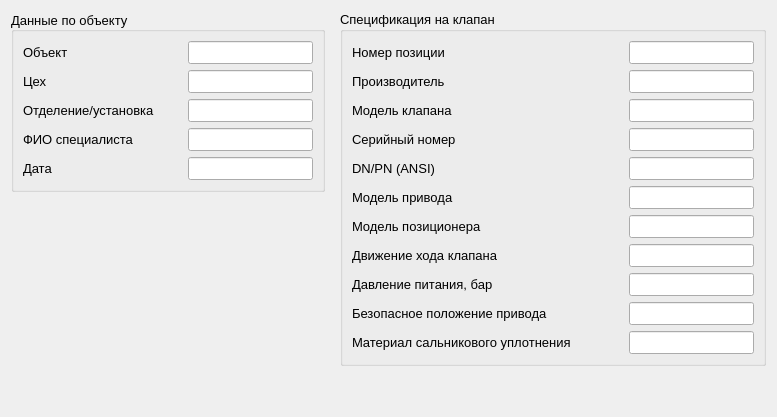
          <widget class="QWidget" name="tab_info">
           <attribute name="title">
            <string>Общие данные</string>
           </attribute>
           <layout class="QHBoxLayout" name="horizontalLayout_8">
            <property name="spacing">
             <number>15</number>
            </property>
            <item>
             <layout class="QVBoxLayout" name="verticalLayout_reportGenerationGeneral">
              <item>
               <widget class="QGroupBox" name="groupBox_reportGenerationGeneral_objectData">
                <property name="sizePolicy">
                 <sizepolicy hsizetype="Expanding" vsizetype="Maximum">
                  <horstretch>2</horstretch>
                  <verstretch>0</verstretch>
                 </sizepolicy>
                </property>
                <property name="font">
                 <font>
                  <family>Segoe UI</family>
                  <pointsize>10</pointsize>
                 </font>
                </property>
                <property name="title">
                 <string>Данные по объекту</string>
                </property>
                <property name="alignment">
                 <set>Qt::AlignmentFlag::AlignLeading|Qt::AlignmentFlag::AlignLeft|Qt::AlignmentFlag::AlignVCenter</set>
                </property>
                <layout class="QVBoxLayout" name="verticalLayout_37">
                 <item>
                  <layout class="QHBoxLayout" name="horizontalLayout_object">
                   <property name="spacing">
                    <number>15</number>
                   </property>
                   <item>
                    <widget class="QLabel" name="label_object">
                     <property name="sizePolicy">
                      <sizepolicy hsizetype="Expanding" vsizetype="Preferred">
                       <horstretch>0</horstretch>
                       <verstretch>0</verstretch>
                      </sizepolicy>
                     </property>
                     <property name="minimumSize">
                      <size>
                       <width>150</width>
                       <height>0</height>
                      </size>
                     </property>
                     <property name="text">
                      <string>Объект</string>
                     </property>
                    </widget>
                   </item>
                   <item>
                    <widget class="QLineEdit" name="lineEdit_object">
                     <property name="sizePolicy">
                      <sizepolicy hsizetype="Expanding" vsizetype="Fixed">
                       <horstretch>0</horstretch>
                       <verstretch>0</verstretch>
                      </sizepolicy>
                     </property>
                     <property name="readOnly">
                      <bool>true</bool>
                     </property>
                     <property name="clearButtonEnabled">
                      <bool>false</bool>
                     </property>
                    </widget>
                   </item>
                  </layout>
                 </item>
                 <item>
                  <layout class="QHBoxLayout" name="horizontalLayout_manufacture">
                   <property name="spacing">
                    <number>15</number>
                   </property>
                   <item>
                    <widget class="QLabel" name="label_manufacture">
                     <property name="sizePolicy">
                      <sizepolicy hsizetype="Expanding" vsizetype="Preferred">
                       <horstretch>0</horstretch>
                       <verstretch>0</verstretch>
                      </sizepolicy>
                     </property>
                     <property name="minimumSize">
                      <size>
                       <width>150</width>
                       <height>0</height>
                      </size>
                     </property>
                     <property name="text">
                      <string>Цех</string>
                     </property>
                    </widget>
                   </item>
                   <item>
                    <widget class="QLineEdit" name="lineEdit_manufacture">
                     <property name="sizePolicy">
                      <sizepolicy hsizetype="Expanding" vsizetype="Fixed">
                       <horstretch>0</horstretch>
                       <verstretch>0</verstretch>
                      </sizepolicy>
                     </property>
                     <property name="readOnly">
                      <bool>true</bool>
                     </property>
                     <property name="clearButtonEnabled">
                      <bool>false</bool>
                     </property>
                    </widget>
                   </item>
                  </layout>
                 </item>
                 <item>
                  <layout class="QHBoxLayout" name="horizontalLayout_department">
                   <property name="spacing">
                    <number>15</number>
                   </property>
                   <item>
                    <widget class="QLabel" name="label_department">
                     <property name="sizePolicy">
                      <sizepolicy hsizetype="Expanding" vsizetype="Preferred">
                       <horstretch>0</horstretch>
                       <verstretch>0</verstretch>
                      </sizepolicy>
                     </property>
                     <property name="minimumSize">
                      <size>
                       <width>150</width>
                       <height>0</height>
                      </size>
                     </property>
                     <property name="text">
                      <string>Отделение/установка</string>
                     </property>
                    </widget>
                   </item>
                   <item>
                    <widget class="QLineEdit" name="lineEdit_department">
                     <property name="sizePolicy">
                      <sizepolicy hsizetype="Expanding" vsizetype="Fixed">
                       <horstretch>0</horstretch>
                       <verstretch>0</verstretch>
                      </sizepolicy>
                     </property>
                     <property name="readOnly">
                      <bool>true</bool>
                     </property>
                     <property name="clearButtonEnabled">
                      <bool>false</bool>
                     </property>
                    </widget>
                   </item>
                  </layout>
                 </item>
                 <item>
                  <layout class="QHBoxLayout" name="horizontalLayout_FIO">
                   <property name="spacing">
                    <number>15</number>
                   </property>
                   <item>
                    <widget class="QLabel" name="label_FIO">
                     <property name="sizePolicy">
                      <sizepolicy hsizetype="Expanding" vsizetype="Preferred">
                       <horstretch>0</horstretch>
                       <verstretch>0</verstretch>
                      </sizepolicy>
                     </property>
                     <property name="minimumSize">
                      <size>
                       <width>150</width>
                       <height>0</height>
                      </size>
                     </property>
                     <property name="text">
                      <string>ФИО специалиста</string>
                     </property>
                    </widget>
                   </item>
                   <item>
                    <widget class="QLineEdit" name="lineEdit_FIO">
                     <property name="sizePolicy">
                      <sizepolicy hsizetype="Expanding" vsizetype="Fixed">
                       <horstretch>0</horstretch>
                       <verstretch>0</verstretch>
                      </sizepolicy>
                     </property>
                     <property name="readOnly">
                      <bool>true</bool>
                     </property>
                     <property name="clearButtonEnabled">
                      <bool>false</bool>
                     </property>
                    </widget>
                   </item>
                  </layout>
                 </item>
                 <item>
                  <layout class="QHBoxLayout" name="horizontalLayout_date">
                   <property name="spacing">
                    <number>15</number>
                   </property>
                   <item>
                    <widget class="QLabel" name="label_date">
                     <property name="sizePolicy">
                      <sizepolicy hsizetype="Expanding" vsizetype="Preferred">
                       <horstretch>0</horstretch>
                       <verstretch>0</verstretch>
                      </sizepolicy>
                     </property>
                     <property name="minimumSize">
                      <size>
                       <width>150</width>
                       <height>0</height>
                      </size>
                     </property>
                     <property name="text">
                      <string>Дата</string>
                     </property>
                    </widget>
                   </item>
                   <item>
                    <widget class="QLineEdit" name="lineEdit_date">
                     <property name="sizePolicy">
                      <sizepolicy hsizetype="Expanding" vsizetype="Fixed">
                       <horstretch>0</horstretch>
                       <verstretch>0</verstretch>
                      </sizepolicy>
                     </property>
                     <property name="readOnly">
                      <bool>true</bool>
                     </property>
                     <property name="clearButtonEnabled">
                      <bool>false</bool>
                     </property>
                    </widget>
                   </item>
                  </layout>
                 </item>
                </layout>
               </widget>
              </item>
              <item>
               <spacer name="verticalSpacer_objectData">
                <property name="orientation">
                 <enum>Qt::Orientation::Vertical</enum>
                </property>
                <property name="sizeHint" stdset="0">
                 <size>
                  <width>20</width>
                  <height>40</height>
                 </size>
                </property>
               </spacer>
              </item>
             </layout>
            </item>
            <item>
             <layout class="QVBoxLayout" name="verticalLayout_valveSpecification">
              <item>
               <widget class="QGroupBox" name="groupBox_reportGenerationGeneral_valveSpecification">
                <property name="sizePolicy">
                 <sizepolicy hsizetype="Expanding" vsizetype="Maximum">
                  <horstretch>0</horstretch>
                  <verstretch>0</verstretch>
                 </sizepolicy>
                </property>
                <property name="font">
                 <font>
                  <family>Segoe UI</family>
                  <pointsize>10</pointsize>
                 </font>
                </property>
                <property name="title">
                 <string>Спецификация на клапан</string>
                </property>
                <layout class="QVBoxLayout" name="verticalLayout_9">
                 <item>
                  <layout class="QHBoxLayout" name="horizontalLayout_position">
                   <property name="spacing">
                    <number>15</number>
                   </property>
                   <item>
                    <widget class="QLabel" name="label_positionNumber">
                     <property name="sizePolicy">
                      <sizepolicy hsizetype="Expanding" vsizetype="Maximum">
                       <horstretch>0</horstretch>
                       <verstretch>0</verstretch>
                      </sizepolicy>
                     </property>
                     <property name="minimumSize">
                      <size>
                       <width>262</width>
                       <height>0</height>
                      </size>
                     </property>
                     <property name="text">
                      <string>Номер позиции</string>
                     </property>
                    </widget>
                   </item>
                   <item>
                    <widget class="QLineEdit" name="lineEdit_positionNumber">
                     <property name="sizePolicy">
                      <sizepolicy hsizetype="Expanding" vsizetype="Fixed">
                       <horstretch>0</horstretch>
                       <verstretch>0</verstretch>
                      </sizepolicy>
                     </property>
                     <property name="readOnly">
                      <bool>true</bool>
                     </property>
                     <property name="clearButtonEnabled">
                      <bool>false</bool>
                     </property>
                    </widget>
                   </item>
                  </layout>
                 </item>
                 <item>
                  <layout class="QHBoxLayout" name="horizontalLayout_manufacturer">
                   <property name="spacing">
                    <number>15</number>
                   </property>
                   <item>
                    <widget class="QLabel" name="label_manufacturer">
                     <property name="sizePolicy">
                      <sizepolicy hsizetype="Expanding" vsizetype="Maximum">
                       <horstretch>0</horstretch>
                       <verstretch>0</verstretch>
                      </sizepolicy>
                     </property>
                     <property name="minimumSize">
                      <size>
                       <width>262</width>
                       <height>0</height>
                      </size>
                     </property>
                     <property name="text">
                      <string>Производитель</string>
                     </property>
                    </widget>
                   </item>
                   <item>
                    <widget class="QLineEdit" name="lineEdit_manufacturer">
                     <property name="sizePolicy">
                      <sizepolicy hsizetype="Expanding" vsizetype="Maximum">
                       <horstretch>0</horstretch>
                       <verstretch>0</verstretch>
                      </sizepolicy>
                     </property>
                     <property name="readOnly">
                      <bool>true</bool>
                     </property>
                     <property name="clearButtonEnabled">
                      <bool>false</bool>
                     </property>
                    </widget>
                   </item>
                  </layout>
                 </item>
                 <item>
                  <layout class="QHBoxLayout" name="horizontalLayout_valveModel">
                   <property name="spacing">
                    <number>15</number>
                   </property>
                   <item>
                    <widget class="QLabel" name="label_valveModel">
                     <property name="sizePolicy">
                      <sizepolicy hsizetype="Expanding" vsizetype="Maximum">
                       <horstretch>0</horstretch>
                       <verstretch>0</verstretch>
                      </sizepolicy>
                     </property>
                     <property name="minimumSize">
                      <size>
                       <width>262</width>
                       <height>0</height>
                      </size>
                     </property>
                     <property name="text">
                      <string>Модель клапана</string>
                     </property>
                    </widget>
                   </item>
                   <item>
                    <widget class="QLineEdit" name="lineEdit_valveModel">
                     <property name="sizePolicy">
                      <sizepolicy hsizetype="Expanding" vsizetype="Fixed">
                       <horstretch>0</horstretch>
                       <verstretch>0</verstretch>
                      </sizepolicy>
                     </property>
                     <property name="readOnly">
                      <bool>true</bool>
                     </property>
                     <property name="clearButtonEnabled">
                      <bool>false</bool>
                     </property>
                    </widget>
                   </item>
                  </layout>
                 </item>
                 <item>
                  <layout class="QHBoxLayout" name="horizontalLayout_serial">
                   <property name="spacing">
                    <number>15</number>
                   </property>
                   <item>
                    <widget class="QLabel" name="label_serialNumber">
                     <property name="sizePolicy">
                      <sizepolicy hsizetype="Expanding" vsizetype="Maximum">
                       <horstretch>0</horstretch>
                       <verstretch>0</verstretch>
                      </sizepolicy>
                     </property>
                     <property name="minimumSize">
                      <size>
                       <width>262</width>
                       <height>0</height>
                      </size>
                     </property>
                     <property name="text">
                      <string>Серийный номер</string>
                     </property>
                    </widget>
                   </item>
                   <item>
                    <widget class="QLineEdit" name="lineEdit_serialNumber">
                     <property name="sizePolicy">
                      <sizepolicy hsizetype="Expanding" vsizetype="Fixed">
                       <horstretch>0</horstretch>
                       <verstretch>0</verstretch>
                      </sizepolicy>
                     </property>
                     <property name="readOnly">
                      <bool>true</bool>
                     </property>
                     <property name="clearButtonEnabled">
                      <bool>false</bool>
                     </property>
                    </widget>
                   </item>
                  </layout>
                 </item>
                 <item>
                  <layout class="QHBoxLayout" name="horizontalLayout_DNPN">
                   <property name="spacing">
                    <number>15</number>
                   </property>
                   <item>
                    <widget class="QLabel" name="label_DNPN">
                     <property name="sizePolicy">
                      <sizepolicy hsizetype="Expanding" vsizetype="Maximum">
                       <horstretch>0</horstretch>
                       <verstretch>0</verstretch>
                      </sizepolicy>
                     </property>
                     <property name="minimumSize">
                      <size>
                       <width>262</width>
                       <height>0</height>
                      </size>
                     </property>
                     <property name="text">
                      <string>DN/PN (ANSI)</string>
                     </property>
                    </widget>
                   </item>
                   <item>
                    <widget class="QLineEdit" name="lineEdit_DNPN">
                     <property name="sizePolicy">
                      <sizepolicy hsizetype="Expanding" vsizetype="Fixed">
                       <horstretch>0</horstretch>
                       <verstretch>0</verstretch>
                      </sizepolicy>
                     </property>
                     <property name="text">
                      <string/>
                     </property>
                     <property name="readOnly">
                      <bool>true</bool>
                     </property>
                     <property name="clearButtonEnabled">
                      <bool>false</bool>
                     </property>
                    </widget>
                   </item>
                  </layout>
                 </item>
                 <item>
                  <layout class="QHBoxLayout" name="horizontalLayout_modelDrive">
                   <property name="spacing">
                    <number>15</number>
                   </property>
                   <item>
                    <widget class="QLabel" name="label_driveModel">
                     <property name="sizePolicy">
                      <sizepolicy hsizetype="Expanding" vsizetype="Maximum">
                       <horstretch>0</horstretch>
                       <verstretch>0</verstretch>
                      </sizepolicy>
                     </property>
                     <property name="minimumSize">
                      <size>
                       <width>262</width>
                       <height>0</height>
                      </size>
                     </property>
                     <property name="text">
                      <string>Модель привода</string>
                     </property>
                    </widget>
                   </item>
                   <item>
                    <widget class="QLineEdit" name="lineEdit_driveModel">
                     <property name="sizePolicy">
                      <sizepolicy hsizetype="Expanding" vsizetype="Fixed">
                       <horstretch>0</horstretch>
                       <verstretch>0</verstretch>
                      </sizepolicy>
                     </property>
                     <property name="readOnly">
                      <bool>true</bool>
                     </property>
                     <property name="clearButtonEnabled">
                      <bool>false</bool>
                     </property>
                    </widget>
                   </item>
                  </layout>
                 </item>
                 <item>
                  <layout class="QHBoxLayout" name="horizontalLayout_positioner">
                   <property name="spacing">
                    <number>15</number>
                   </property>
                   <item>
                    <widget class="QLabel" name="label_positionerModel">
                     <property name="sizePolicy">
                      <sizepolicy hsizetype="Expanding" vsizetype="Maximum">
                       <horstretch>0</horstretch>
                       <verstretch>0</verstretch>
                      </sizepolicy>
                     </property>
                     <property name="minimumSize">
                      <size>
                       <width>262</width>
                       <height>0</height>
                      </size>
                     </property>
                     <property name="text">
                      <string>Модель позиционера</string>
                     </property>
                    </widget>
                   </item>
                   <item>
                    <widget class="QLineEdit" name="lineEdit_positionerModel">
                     <property name="sizePolicy">
                      <sizepolicy hsizetype="Expanding" vsizetype="Fixed">
                       <horstretch>0</horstretch>
                       <verstretch>0</verstretch>
                      </sizepolicy>
                     </property>
                     <property name="readOnly">
                      <bool>true</bool>
                     </property>
                     <property name="clearButtonEnabled">
                      <bool>false</bool>
                     </property>
                    </widget>
                   </item>
                  </layout>
                 </item>
                 <item>
                  <layout class="QHBoxLayout" name="horizontalLayout_movement">
                   <property name="spacing">
                    <number>15</number>
                   </property>
                   <item>
                    <widget class="QLabel" name="label_strokeMovement">
                     <property name="sizePolicy">
                      <sizepolicy hsizetype="Expanding" vsizetype="Maximum">
                       <horstretch>0</horstretch>
                       <verstretch>0</verstretch>
                      </sizepolicy>
                     </property>
                     <property name="minimumSize">
                      <size>
                       <width>262</width>
                       <height>0</height>
                      </size>
                     </property>
                     <property name="text">
                      <string>Движение хода клапана</string>
                     </property>
                    </widget>
                   </item>
                   <item>
                    <widget class="QLineEdit" name="lineEdit_strokeMovement">
                     <property name="sizePolicy">
                      <sizepolicy hsizetype="Expanding" vsizetype="Fixed">
                       <horstretch>0</horstretch>
                       <verstretch>0</verstretch>
                      </sizepolicy>
                     </property>
                     <property name="readOnly">
                      <bool>true</bool>
                     </property>
                     <property name="clearButtonEnabled">
                      <bool>false</bool>
                     </property>
                    </widget>
                   </item>
                  </layout>
                 </item>
                 <item>
                  <layout class="QHBoxLayout" name="horizontalLayout_pressure">
                   <property name="spacing">
                    <number>15</number>
                   </property>
                   <item>
                    <widget class="QLabel" name="label_pressure">
                     <property name="sizePolicy">
                      <sizepolicy hsizetype="Expanding" vsizetype="Maximum">
                       <horstretch>0</horstretch>
                       <verstretch>0</verstretch>
                      </sizepolicy>
                     </property>
                     <property name="minimumSize">
                      <size>
                       <width>262</width>
                       <height>0</height>
                      </size>
                     </property>
                     <property name="text">
                      <string>Давление питания, бар</string>
                     </property>
                    </widget>
                   </item>
                   <item>
                    <widget class="QLineEdit" name="lineEdit_supplyPressure">
                     <property name="sizePolicy">
                      <sizepolicy hsizetype="Expanding" vsizetype="Fixed">
                       <horstretch>0</horstretch>
                       <verstretch>0</verstretch>
                      </sizepolicy>
                     </property>
                     <property name="readOnly">
                      <bool>false</bool>
                     </property>
                     <property name="clearButtonEnabled">
                      <bool>false</bool>
                     </property>
                    </widget>
                   </item>
                  </layout>
                 </item>
                 <item>
                  <layout class="QHBoxLayout" name="horizontalLayout_safePosition">
                   <property name="spacing">
                    <number>15</number>
                   </property>
                   <item>
                    <widget class="QLabel" name="label_safePosition">
                     <property name="sizePolicy">
                      <sizepolicy hsizetype="Expanding" vsizetype="Maximum">
                       <horstretch>0</horstretch>
                       <verstretch>0</verstretch>
                      </sizepolicy>
                     </property>
                     <property name="minimumSize">
                      <size>
                       <width>262</width>
                       <height>0</height>
                      </size>
                     </property>
                     <property name="text">
                      <string>Безопасное положение привода</string>
                     </property>
                    </widget>
                   </item>
                   <item>
                    <widget class="QLineEdit" name="lineEdit_safePosition">
                     <property name="sizePolicy">
                      <sizepolicy hsizetype="Expanding" vsizetype="Fixed">
                       <horstretch>0</horstretch>
                       <verstretch>0</verstretch>
                      </sizepolicy>
                     </property>
                     <property name="readOnly">
                      <bool>true</bool>
                     </property>
                     <property name="clearButtonEnabled">
                      <bool>false</bool>
                     </property>
                    </widget>
                   </item>
                  </layout>
                 </item>
                 <item>
                  <layout class="QHBoxLayout" name="horizontalLayout_materialStuffingBoxSe">
                   <property name="spacing">
                    <number>15</number>
                   </property>
                   <item>
                    <widget class="QLabel" name="label_materialStuffingBoxSeal">
                     <property name="sizePolicy">
                      <sizepolicy hsizetype="Expanding" vsizetype="Maximum">
                       <horstretch>0</horstretch>
                       <verstretch>0</verstretch>
                      </sizepolicy>
                     </property>
                     <property name="minimumSize">
                      <size>
                       <width>262</width>
                       <height>0</height>
                      </size>
                     </property>
                     <property name="text">
                      <string>Материал сальникового уплотнения</string>
                     </property>
                    </widget>
                   </item>
                   <item>
                    <widget class="QLineEdit" name="lineEdit_materialStuffingBoxSeal">
                     <property name="sizePolicy">
                      <sizepolicy hsizetype="Expanding" vsizetype="Fixed">
                       <horstretch>0</horstretch>
                       <verstretch>0</verstretch>
                      </sizepolicy>
                     </property>
                     <property name="readOnly">
                      <bool>true</bool>
                     </property>
                     <property name="clearButtonEnabled">
                      <bool>false</bool>
                     </property>
                    </widget>
                   </item>
                  </layout>
                 </item>
                </layout>
               </widget>
              </item>
              <item>
               <spacer name="verticalSpacer_Specification">
                <property name="orientation">
                 <enum>Qt::Orientation::Vertical</enum>
                </property>
                <property name="sizeHint" stdset="0">
                 <size>
                  <width>20</width>
                  <height>40</height>
                 </size>
                </property>
               </spacer>
              </item>
             </layout>
            </item>
           </layout>
          </widget>
